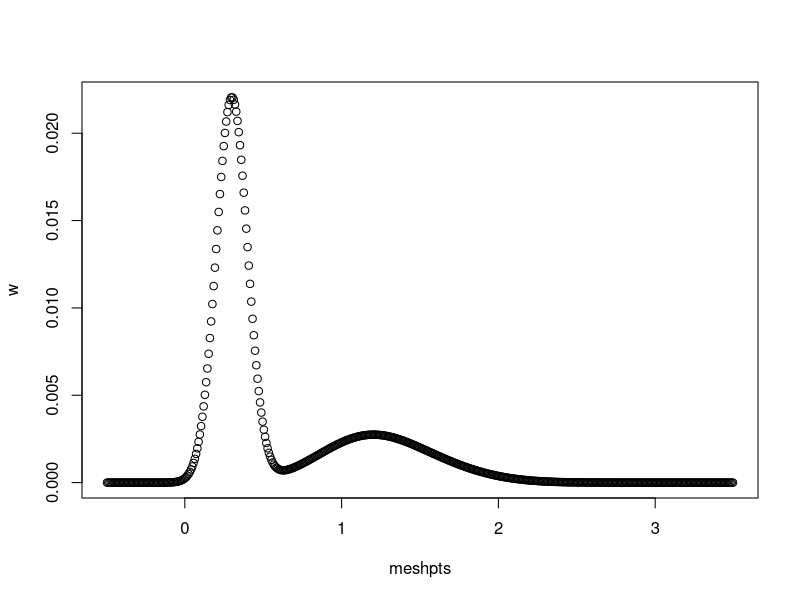

The R source for this figure: (Note: this script raises an error after producing the figure.)
########## Dirt-simple kernel 
G_z1z <- function(z1, z) dnorm(z1,mean=1+0.4*z,sd=0.3) 
s_z <- function(z) 0.25 + sqrt(1+z)/4; 
b_z <- function(z) sqrt(1+z); 
c_z1z <- function(z1,z) dnorm(z1,mean=0.3,sd=0.1); 

######### Functions to build the iteration matrices 
P_z1z <- function (z1, z) s_z(z) * G_z1z(z1, z)
F_z1z <- function (z1, z, m.par) b_z(z) * c_z1z(z1,z)
mk_K <- function(m,L, U) {
	# mesh points 
	h <- (U - L)/m
	meshpts <- L + ((1:m) - 1/2) * h
	P <- h * (outer(meshpts, meshpts, P_z1z))
	F <- h * (outer(meshpts, meshpts, F_z1z))
	K <- P + F
	return(list(K = K, meshpts = meshpts, P = P, F = F))
}

## Get lambda, w, and R0 from eigen by computing R = F(I-P)^{-1}
out=mk_K(500,-0.5,3.5); K=out$K; P=out$P; F=out$F; meshpts=out$meshpts;
eK=eigen(K); 
lambda=Re(eK$values[1]); w=eK$vectors[,1]; w=abs(w)/sum(abs(w)); 
plot(meshpts,w); 

I=diag(rep(1),nrow(P)); 
R=F%*%solve(I-P); R0=Re(eigen(R)$values[1]); R0; 

## get R0 without inverting I-P, using arpack 
PF=list(P=P,F=F); 
matmul <- function(x, PF) {
    P=PF$P; F=PF$F; 
    xtot=x; newx=x; 
    for(j in 1:50) {newx=P%*%newx; xtot=xtot+newx}
    return(F%*%xtot); 
}    
out=arpack(matmul, extra=PF, options=list(n=nrow(P), nev=1))
R0.arpack=out$values[1]; R0.arpack; 


